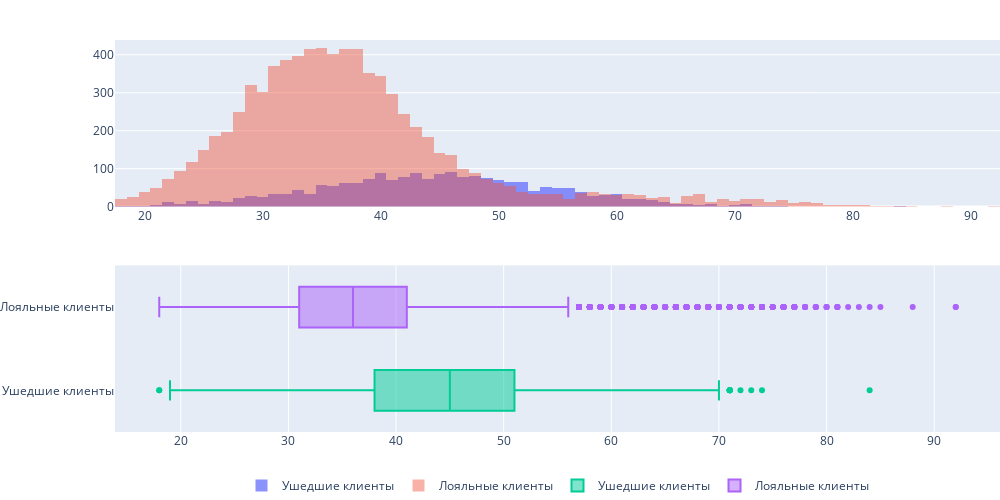

The notebook cell saved with this chart:
### Markdown cell above
9.4. Посмотрите на распределение возраста в разрезе признака оттока. В какой группе больше потенциальных выбросов? На какую возрастную категорию клиентов стоит обратить внимание банку?

### Code cell
#Exited — статус лояльности (1 — ушедший клиент, 0 — лояльный клиент)
mask1 = churn_data['Exited']==1
mask0 = churn_data['Exited']==0

fig = make_subplots(rows=2, cols=1)
mask1 = churn_data['Exited']==1
mask0 = churn_data['Exited']==0

fig.add_trace(go.Histogram(x=churn_data[mask1]['Age'], opacity=0.75, name='Ушедшие клиенты'), 1, 1)
fig.add_trace(go.Histogram(x=churn_data[mask0]['Age'], opacity=0.45, name='Лояльные клиенты'), 1, 1)
fig.update_layout(barmode='overlay',)


fig.add_trace(go.Box(x=churn_data[mask1]['Age'], name='Ушедшие клиенты'), 2, 1)
fig.add_trace(go.Box(x=churn_data[mask0]['Age'], name='Лояльные клиенты'), 2, 1)
fig.update_layout(width = 1000, height  = 500)
fig.update_layout(legend_orientation="h", legend=dict(x=.5, xanchor="center"), hovermode="x", margin=dict(l=0, r=0, t=40, b=0))

fig.show()

print("Статистика по возрасту по ушедшим клиентам")
print(churn_data[mask1]['Age'].describe())

print("Статистика по возрасту по лояльным клиентам")
print(churn_data[mask0]['Age'].describe())

### Figure 1 — Plotly figure (JSON) as saved in the notebook; plotly's stock layout.template omitted (floating-point values rounded to 4 significant figures; data arrays with more than 128 entries replaced by an {"elided": "..."} marker saying what was removed)
{"data": [{"name": "Ушедшие клиенты", "opacity": 0.75, "type": "histogram", "x": {"elided": "2037 int values"}, "xaxis": "x", "yaxis": "y"}, {"name": "Лояльные клиенты", "opacity": 0.45, "type": "histogram", "x": {"elided": "7963 int values"}, "xaxis": "x", "yaxis": "y"}, {"name": "Ушедшие клиенты", "type": "box", "x": {"elided": "2037 int values"}, "xaxis": "x2", "yaxis": "y2"}, {"name": "Лояльные клиенты", "type": "box", "x": {"elided": "7963 int values"}, "xaxis": "x2", "yaxis": "y2"}], "layout": {"barmode": "overlay", "height": 500, "hovermode": "x", "legend": {"orientation": "h", "x": 0.5, "xanchor": "center"}, "margin": {"b": 0, "l": 0, "r": 0, "t": 40}, "width": 1000, "xaxis": {"anchor": "y", "domain": [0, 1]}, "xaxis2": {"anchor": "y2", "domain": [0, 1]}, "yaxis": {"anchor": "x", "domain": [0.575, 1]}, "yaxis2": {"anchor": "x2", "domain": [0, 0.425]}}}
